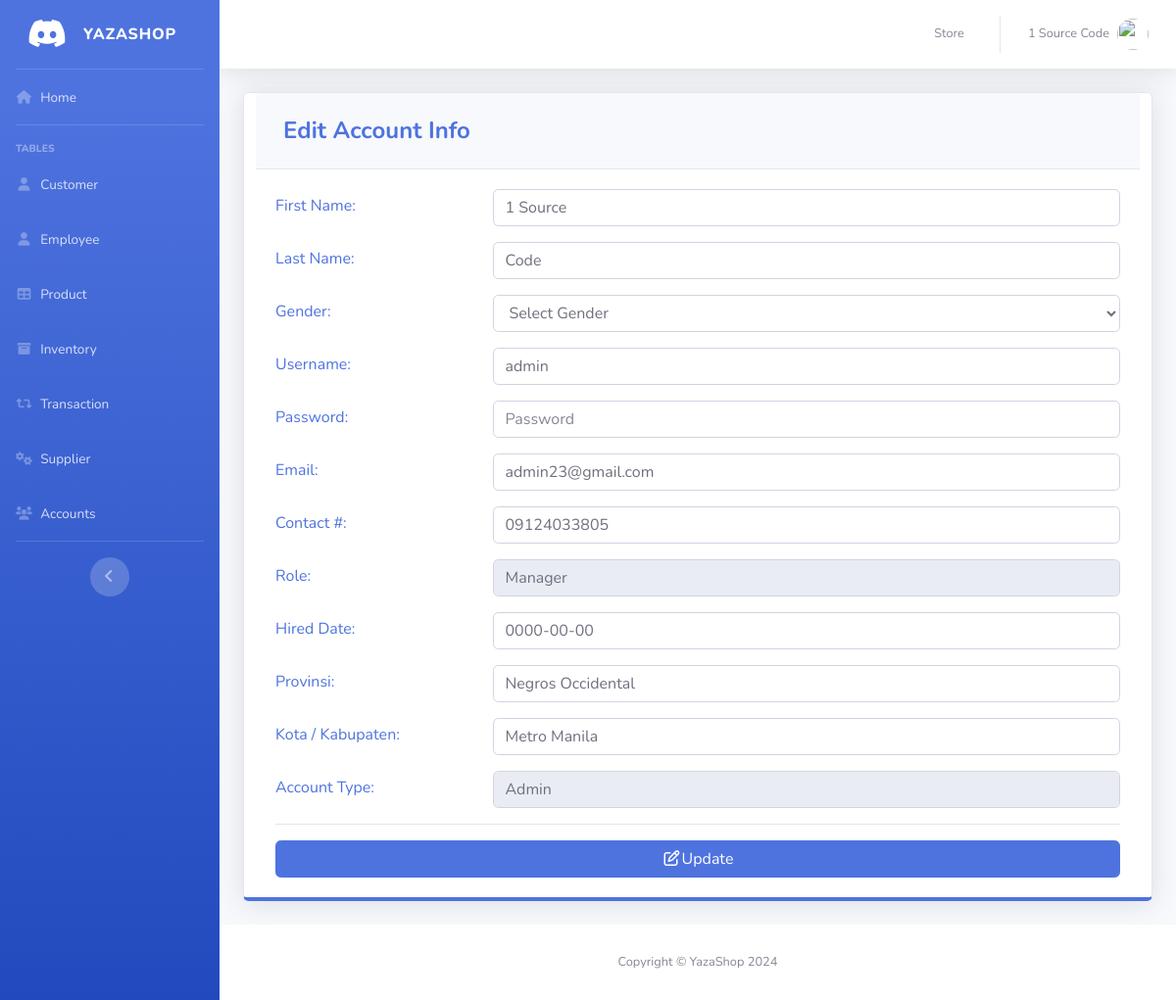
Page /pages/settings.php (signed in) on the committed database.
### tables this page shows
CREATE TABLE `users` (
  `ID` int NOT NULL,
  `EMPLOYEE_ID` int DEFAULT NULL,
  `USERNAME` varchar(50) DEFAULT NULL,
  `PASSWORD` varchar(50) DEFAULT NULL,
  `TYPE_ID` int DEFAULT NULL
);

CREATE TABLE `employee` (
  `EMPLOYEE_ID` int NOT NULL,
  `FIRST_NAME` varchar(50) DEFAULT NULL,
  `LAST_NAME` varchar(50) DEFAULT NULL,
  `GENDER` varchar(50) DEFAULT NULL,
  `EMAIL` varchar(100) DEFAULT NULL,
  `PHONE_NUMBER` varchar(11) DEFAULT NULL,
  `JOB_ID` int DEFAULT NULL,
  `HIRED_DATE` varchar(50) NOT NULL,
  `LOCATION_ID` int DEFAULT NULL
);

CREATE TABLE `job` (
  `JOB_ID` int NOT NULL,
  `JOB_TITLE` varchar(50) DEFAULT NULL
);

CREATE TABLE `location` (
  `LOCATION_ID` int NOT NULL,
  `PROVINCE` varchar(100) DEFAULT NULL,
  `CITY` varchar(100) DEFAULT NULL
);

CREATE TABLE `type` (
  `TYPE_ID` int NOT NULL,
  `TYPE` varchar(50) DEFAULT NULL
);

### pages/settings.php (the view, shortened to what this page needs)
<?php
include'../includes/connection.php';
include'../includes/sidebar.php';
?>
<?php
        $query = "SELECT ID, e.FIRST_NAME, e.LAST_NAME, e.GENDER, USERNAME, PASSWORD, e.EMAIL, PHONE_NUMBER, j.JOB_TITLE, e.HIRED_DATE, t.TYPE, l.PROVINCE, l.CITY
                      FROM users u
                      join employee e on u.EMPLOYEE_ID = e.EMPLOYEE_ID
                      join job j on e.JOB_ID=j.JOB_ID
                      join location l on e.LOCATION_ID=l.LOCATION_ID
                      join type t on u.TYPE_ID=t.TYPE_ID
                      WHERE ID =".$_SESSION['MEMBER_ID'];
        $result = mysqli_query($db, $query) or die(mysqli_error($db));
          while($row = mysqli_fetch_array($result))
          {
                $a= $row['FIRST_NAME'];
                $b=$row['LAST_NAME'];
                $d=$row['USERNAME'];
                $f=$row['EMAIL'];
                $g=$row['PHONE_NUMBER'];
                $h=$row['JOB_TITLE'];
                $i=$row['HIRED_DATE'];
                $j=$row['PROVINCE'];
                $k=$row['CITY'];
                $l=$row['TYPE'];
          }
      ?>
        <div class="card shadow mb-4 col-xs-12 col-md-12 border-bottom-primary">
            <div class="card-header py-3">
              <h4 class="m-2 font-weight-bold text-primary">Edit Account Info</h4>
            </div>
            <div class="card-body">
            <form role="form" method="post" action="settings_edit.php">
              <div class="form-group row text-left text-primary">
                <div class="col-sm-3" style="padding-top: 5px;">
                 First Name:
                </div>
                <div class="col-sm-9">
                  <input class="form-control" placeholder="First Name" name="firstname" value="<?php echo $a; ?>" required>
                </div>
              </div>
              <div class="form-group row text-left text-primary">
                <div class="col-sm-3" style="padding-top: 5px;">
                 Last Name:
                </div>
                <div class="col-sm-9">
                  <input class="form-control" placeholder="Last Name" name="lastname" value="<?php echo $b; ?>" required>
                </div>
              </div>
              <div class="form-group row text-left text-primary">
                <div class="col-sm-3" style="padding-top: 5px;">
                 Gender:
                </div>
                <div class="col-sm-9">
                  <select class='form-control' name='gender' required>
                    <option value="" disabled selected hidden>Select Gender</option>
                  </select>
                </div>
              </div>
              <div class="form-group row text-left text-primary">
                <div class="col-sm-3" style="padding-top: 5px;">
                 Username:
                </div>
                <div class="col-sm-9">
                  <input class="form-control" placeholder="Username" name="username" value="<?php echo $d; ?>" required>
                </div>
              </div>
              <div class="form-group row text-left text-primary">
                <div class="col-sm-3" style="padding-top: 5px;">
                 Password:
                </div>
                <div class="col-sm-9">
                  <input type="password" class="form-control" placeholder="Password" name="password" value="" required>
                </div>
              </div>
              <div class="form-group row text-left text-primary">
                <div class="col-sm-3" style="padding-top: 5px;">
                 Email:
                </div>
                <div class="col-sm-9">
                  <input class="form-control" placeholder="Email" name="email" value="<?php echo $f; ?>" required>
                </div>
              </div>
              <div class="form-group row text-left text-primary">
                <div class="col-sm-3" style="padding-top: 5px;">
                 Contact #:
                </div>
                <div class="col-sm-9">
                   <input class="form-control" placeholder="Contact #" name="phone" value="<?php echo $g; ?>" required>
                </div>
              </div>
              <div class="form-group row text-left text-primary">
                <div class="col-sm-3" style="padding-top: 5px;">
                 Role:
                </div>
                <div class="col-sm-9">
                  <input class="form-control" placeholder="Role" name="role" value="<?php echo $h; ?>" readonly>
                </div>
              </div>
              <div class="form-group row text-left text-primary">
                <div class="col-sm-3" style="padding-top: 5px;">
                 Hired Date:
                </div>
                <div class="col-sm-9">
                  <input class="form-control" placeholder="Hired Date" name="hireddate" value="<?php echo $i; ?>" required>
                </div>
              </div>
              <div class="form-group row text-left text-primary">
                <div class="col-sm-3" style="padding-top: 5px;">
                 Provinsi:
                </div>
                <div class="col-sm-9">
                  <input class="form-control" placeholder="Province" name="province" value="<?php echo $j; ?>" required>
                </div>
              </div>
              <div class="form-group row text-left text-primary">
                <div class="col-sm-3" style="padding-top: 5px;">
                 Kota / Kabupaten:
                </div>
                <div class="col-sm-9">
                  <input class="form-control" placeholder="City / Municipality" name="city" value="<?php echo $k; ?>" required>
                </div>
              </div>
              <div class="form-group row text-left text-primary">
                <div class="col-sm-3" style="padding-top: 5px;">
                  Account Type:
                </div>
                <div class="col-sm-9">
                  <input class="form-control" placeholder="Account Type" name="type" value="<?php echo $l; ?>" readonly>
                </div>
              </div>
              <hr>
                <button type="submit" class="btn btn-primary btn-block"><i class="fa fa-edit fa-fw"></i>Update</button>
              </form>
            </div>
          </div>
<?php
include'../includes/footer.php';
?>

### rows in the picture
users: firstname "1 Source", lastname "Code", username "admin", email "admin23@gmail.com", phone "09124033805", role "Manager", hireddate "0000-00-00", province "Negros Occidental", city "Metro Manila", type "Admin"

### other values in the picture
$_SESSION['FIRST_NAME'] "1 Source"
$_SESSION['LAST_NAME'] "Code"
